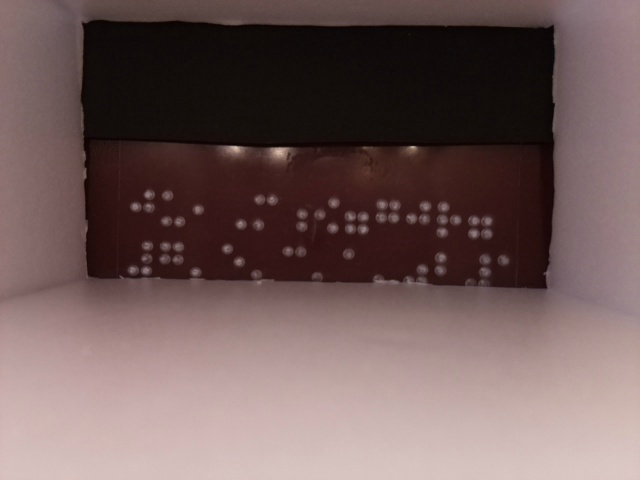
#> input picture vid_process_src/captured_img2/test_cap_img10.jpg, 640 x 480 px, found by its file name
$ python test_remove_light.py
#> lines starting #> are read from the running program, lines starting #| are printed output that depends on the picture; after the words box and inside, x2 and y2 are one past the last pixel; in counts of white or black regions, pixels touching at a corner belong together
import numpy as np
import cv2
img1 = cv2.imread('/Users/tsshin/Desktop/HandS_Braille/vid_process_src/captured_img2/test_cap_img10.jpg')
#> img1 is the input picture: shape (480, 640, 3); mean B, G, R 90.1, 91.4, 112.7
img2 = cv2.imread('/Users/tsshin/Desktop/HandS_Braille/vid_process_src/captured_img2/test_cap_img10.jpg')

gray = cv2.cvtColor(img1, cv2.COLOR_BGR2GRAY)  # Convert to grayscale
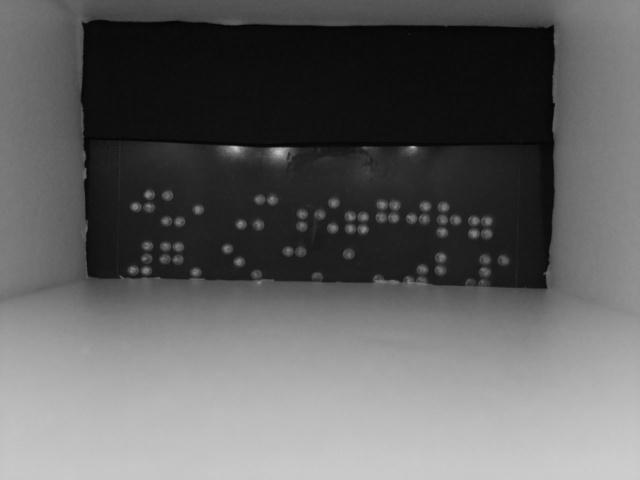
#> gray: shape (480, 640); min 4, max 206, mean 97.7
bg = cv2.medianBlur(gray, 101)  # Compute the background (use a large filter radius for excluding the dots)
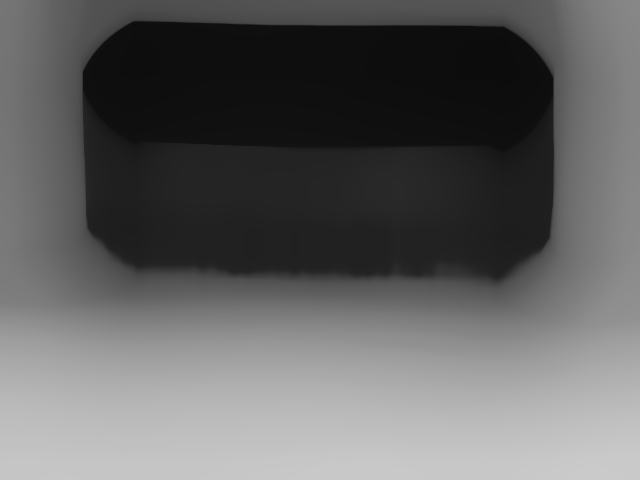
#> bg: shape (480, 640); min 12, max 202, mean 98.6
fg = cv2.absdiff(gray, bg)  # Compute absolute difference
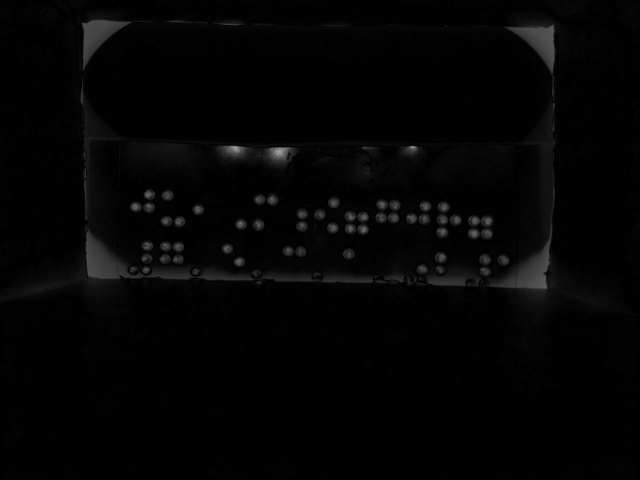
#> fg: shape (480, 640); min 0, max 170, mean 4.4
_, thresh = cv2.threshold(fg, 0, 255, cv2.THRESH_OTSU)  # Apply binary threshold (THRESH_OTSU applies automatic threshold level)
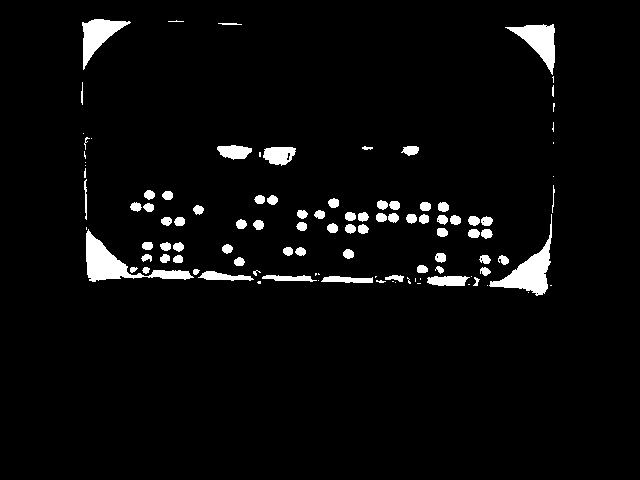
#> thresh: shape (480, 640); 3.9% white; 107 white regions (31 under 20 px), largest, box (x1, y1, x2, y2) and area: (86, 229, 194, 282) 1655, (489, 214, 552, 296) 1467, (505, 24, 555, 75) 1068
edges = cv2.Canny(gray, threshold1=50, threshold2=100)  # Apply Canny edge detection.
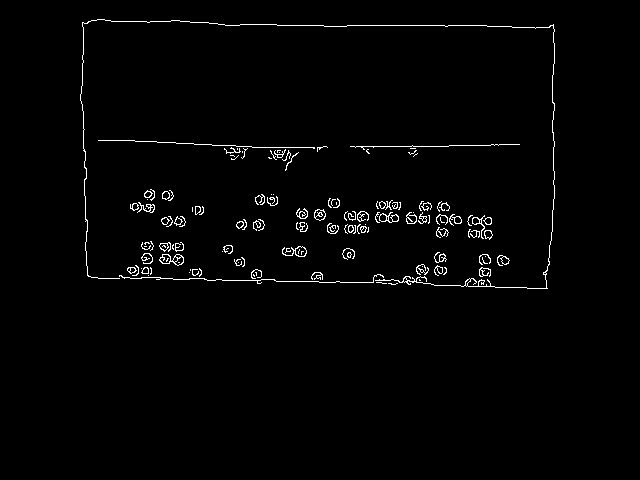
#> edges: shape (480, 640); 1.6% white in thin lines or dots, all inside (x1, y1, x2, y2) = (80, 19, 555, 289)
thresh = cv2.bitwise_or(thresh, edges)  # Merge edges with thresh
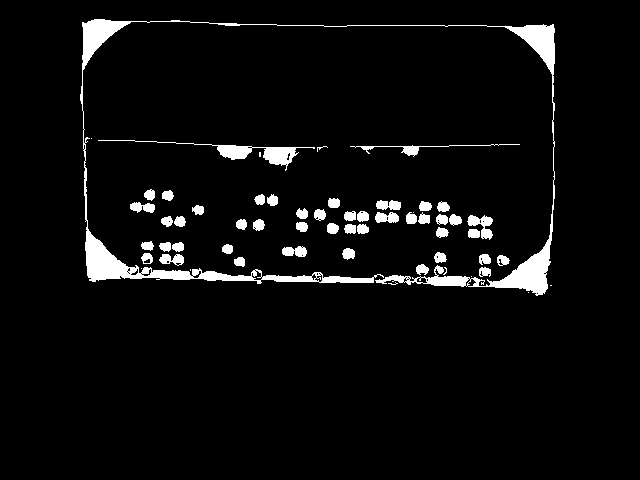
#> thresh: shape (480, 640); 4.8% white; 58 white regions (11 under 20 px), largest, box (x1, y1, x2, y2) and area: (80, 19, 555, 296) 8302, (98, 140, 315, 171) 1044, (350, 144, 520, 157) 331
# [11 lines of commented-out code are left out]

circles1 = cv2.HoughCircles(thresh, cv2.HOUGH_GRADIENT, 1, 15, param1=20, param2=11, minRadius=2, maxRadius=22)
#> circles1 = 38 rows, first 8: [167.5, 262.5, 15.9], [146.5, 258.5, 6], [475.5, 220.5, 8.2], [301.5, 213.5, 6], [319.5, 214.5, 6.2], [331.5, 227.5, 5.5], [488.5, 274.5, 11], [442.5, 220.5, 6.6]
circles2 = cv2.HoughCircles(edges, cv2.HOUGH_GRADIENT, 1, 15, param1=20, param2=11, minRadius=2, maxRadius=22)
#> circles2 = 41 rows, first 8: [157.5, 263.5, 15.9], [499.5, 272.5, 15.8], [133.5, 263.5, 15.8], [427.5, 269.5, 12.2], [430.5, 209.5, 12.2], [450.5, 269.5, 16.9], [334.5, 214.5, 12.2], [396.5, 210.5, 9.6]

circles1 = np.uint16(np.around(circles1))
#> circles1 = 38 rows, first 8: [168, 262, 16], [146, 258, 6], [476, 220, 8], [302, 214, 6], [320, 214, 6], [332, 228, 6], [488, 274, 11], [442, 220, 7]
circles2 = np.uint16(np.around(circles2))
#> circles2 = 41 rows, first 8: [158, 264, 16], [500, 272, 16], [134, 264, 16], [428, 270, 12], [430, 210, 12], [450, 270, 17], [334, 214, 12], [396, 210, 10]

for i in circles1[0,:]:
    cv2.circle(img1,(int(i[0]),int(i[1])), int(i[2])+1, (0,255,255), 1)
#> this loop made 38 passes
#> i on passes 1 to 12: [168, 262, 16], [146, 258, 6], [476, 220, 8], [302, 214, 6], [320, 214, 6], [332, 228, 6], [488, 274, 11], [442, 220, 7], [486, 234, 6], [484, 258, 6], [350, 216, 7], [394, 204, 6]
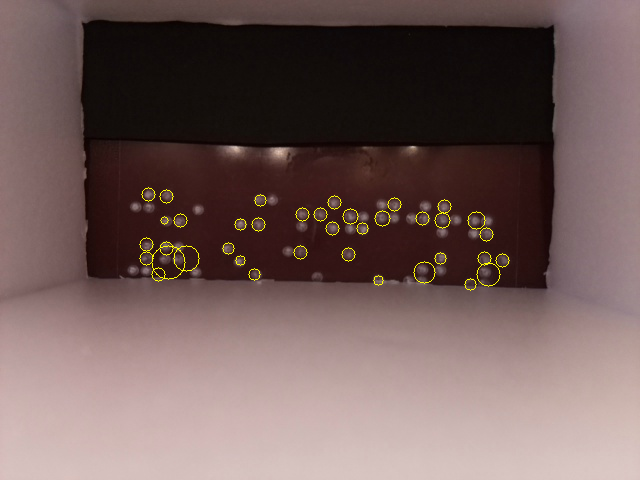
#> img1: shape (480, 640, 3); 0.48% of pixels changed, all inside (x1, y1, x2, y2) = (139, 187, 510, 291)

for i in circles1[0,:]:
    cv2.circle(img2,(int(i[0]),int(i[1])), int(i[2])+1, (0,255,255), 1)

cv2.imshow('circle1', img1)
cv2.imshow('circle2', img2)

# Show images for testing
cv2.imshow('bg', bg)
cv2.imshow('fg', fg)
cv2.imshow('gray', gray)
cv2.imshow('edges', edges)
cv2.imshow('thresh', thresh)

cv2.waitKey()
cv2.destroyAllWindows()

$ run again, with vid_process_src/captured_img2/test_cap_img0.jpg copied over vid_process_src/captured_img2/test_cap_img10.jpg
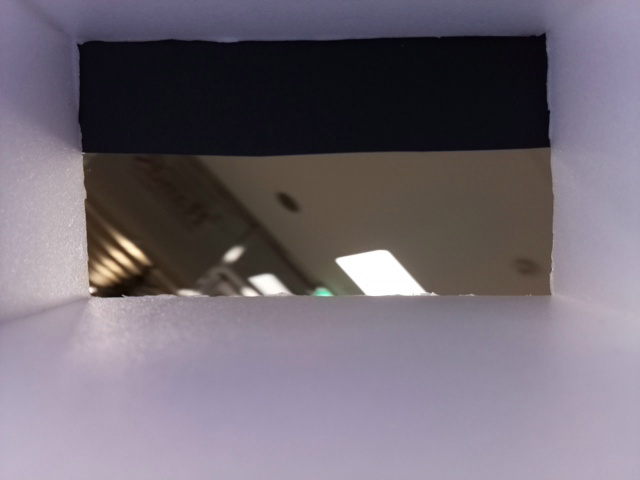
#> input picture vid_process_src/captured_img2/test_cap_img0.jpg, 640 x 480 px, found by its file name
#> img1 is the input picture: shape (480, 640, 3); mean B, G, R 116.4, 105.9, 113.8
#> edges: shape (480, 640); 1.1% white in thin lines or dots, all inside (x1, y1, x2, y2) = (63, 33, 554, 314)
#> `thresh = cv2.bitwise_or(thresh, edges)`:
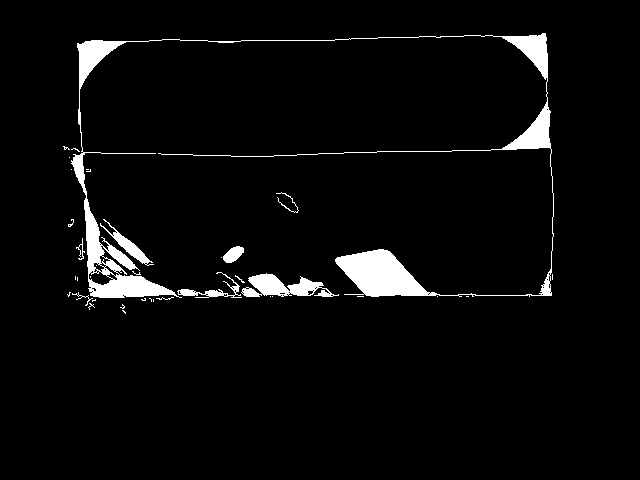
#> thresh: shape (480, 640); 4.1% white; 37 white regions (28 under 20 px), largest, box (x1, y1, x2, y2) and area: (71, 33, 554, 298) 10036, (241, 273, 339, 297) 1214, (100, 219, 154, 266) 465
#> `circles1 = cv2.HoughCircles(thresh, cv2.HOUGH_GRADIENT, 1, 15, param1=..`: circles1 = [[98.5, 252.5, 21.4], [108.5, 283.5, 20.3], [119.5, 252.5, 18], [108.5, 267.5, 11.1], [236.5, 275.5, 13.6], [220.5, 282.5, 9.6], [95.5, 275.5, 6.9], [114.5, 233.5, 4.2], [89.5, 162.5, 9.4], [238.5, 290.5, 5.5], [130.5, 265.5, 3.8]]
#> `circles2 = cv2.HoughCircles(edges, cv2.HOUGH_GRADIENT, 1, 15, param1=2..`: circles2 = 16 rows, first 8: [107.5, 276.5, 20.3], [107.5, 249.5, 21.4], [125.5, 264.5, 12.2], [239.5, 267.5, 21.4], [123.5, 281.5, 18.1], [95.5, 239.5, 15.8], [96.5, 263.5, 10.3], [268.5, 282.5, 10.3]
#> `circles1 = np.uint16(np.around(circles1))`: circles1 = [[98, 252, 21], [108, 284, 20], [120, 252, 18], [108, 268, 11], [236, 276, 14], [220, 282, 10], [96, 276, 7], [114, 234, 4], [90, 162, 9], [238, 290, 6], [130, 266, 4]]
#> `circles2 = np.uint16(np.around(circles2))`: circles2 = 16 rows, first 8: [108, 276, 20], [108, 250, 21], [126, 264, 12], [240, 268, 21], [124, 282, 18], [96, 240, 16], [96, 264, 10], [268, 282, 10]
#> the loop `for i in circles1[0,:]:` made 11 passes
#> after the loop `for i in circles1[0,:]:`:
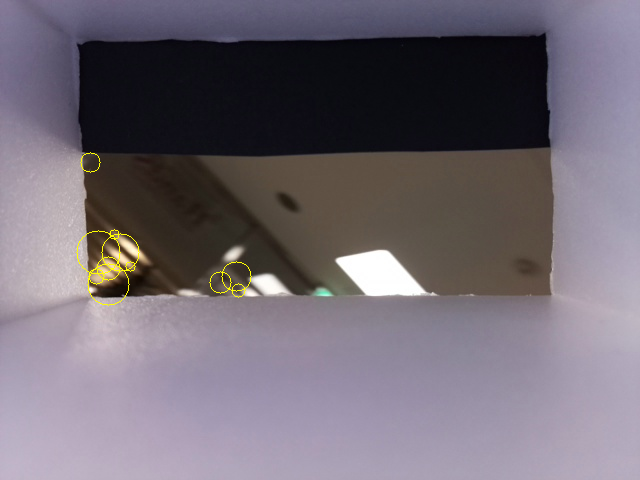
#> img1: shape (480, 640, 3); 0.24% of pixels changed, all inside (x1, y1, x2, y2) = (76, 152, 252, 306)

$ run again, with vid_process_src/captured_img2/test_cap_img1.jpg copied over vid_process_src/captured_img2/test_cap_img10.jpg
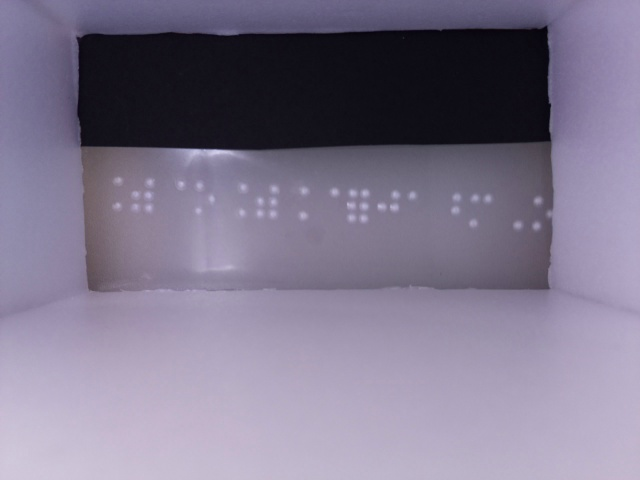
#> input picture vid_process_src/captured_img2/test_cap_img1.jpg, 640 x 480 px, found by its file name
#> img1 is the input picture: shape (480, 640, 3); mean B, G, R 140.9, 118.8, 126.6
#> edges: shape (480, 640); 1% white in thin lines or dots, all inside (x1, y1, x2, y2) = (76, 26, 554, 293)
#> `thresh = cv2.bitwise_or(thresh, edges)`:
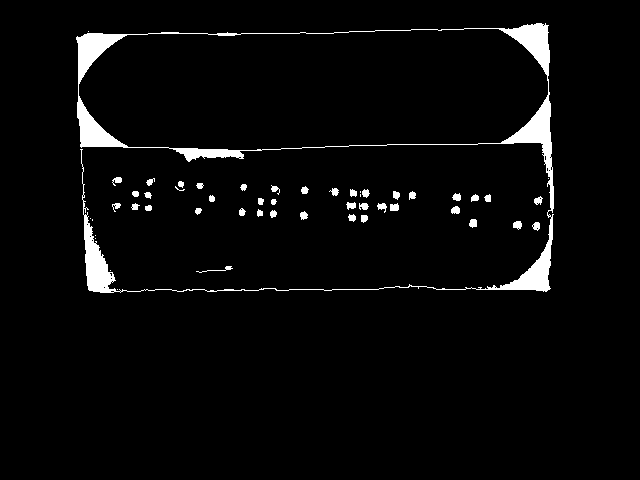
#> thresh: shape (480, 640); 3.5% white; 52 white regions (11 under 20 px), largest, box (x1, y1, x2, y2) and area: (76, 23, 554, 293) 8966, (390, 203, 399, 211) 61, (513, 221, 522, 230) 60
#> `circles1 = cv2.HoughCircles(thresh, cv2.HOUGH_GRADIENT, 1, 15, param1=..`: circles1 = 15 rows, first 8: [536.5, 200.5, 3.3], [101.5, 278.5, 9.6], [351.5, 217.5, 3.3], [274.5, 188.5, 3.3], [199.5, 185.5, 3.3], [412.5, 194.5, 3.3], [304.5, 190.5, 4.2], [147.5, 194.5, 3.8]
#> `circles2 = cv2.HoughCircles(edges, cv2.HOUGH_GRADIENT, 1, 15, param1=2..`: circles2 = 19 rows, first 8: [366.5, 201.5, 12.5], [221.5, 169.5, 21.4], [472.5, 222.5, 4.6], [147.5, 194.5, 3.8], [535.5, 225.5, 4.6], [211.5, 198.5, 3.8], [180.5, 183.5, 3.3], [303.5, 215.5, 4.6]
#> `circles1 = np.uint16(np.around(circles1))`: circles1 = 15 rows, first 8: [536, 200, 3], [102, 278, 10], [352, 218, 3], [274, 188, 3], [200, 186, 3], [412, 194, 3], [304, 190, 4], [148, 194, 4]
#> `circles2 = np.uint16(np.around(circles2))`: circles2 = 19 rows, first 8: [366, 202, 12], [222, 170, 21], [472, 222, 5], [148, 194, 4], [536, 226, 5], [212, 198, 4], [180, 184, 3], [304, 216, 5]
#> the loop `for i in circles1[0,:]:` made 15 passes
#> after the loop `for i in circles1[0,:]:`:
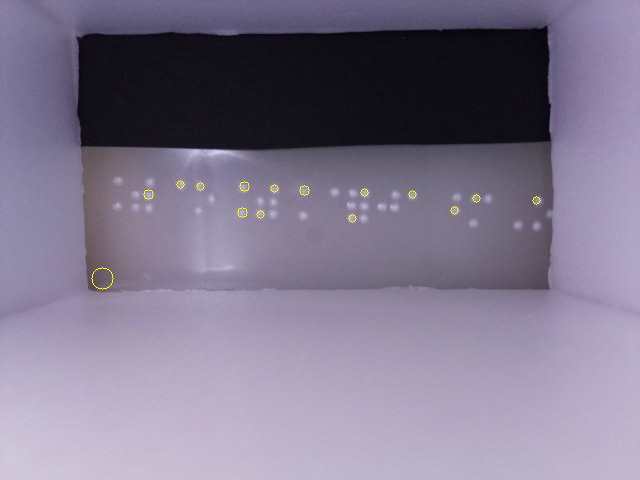
#> img1: shape (480, 640, 3); 0.12% of pixels changed, all inside (x1, y1, x2, y2) = (91, 180, 541, 290)
